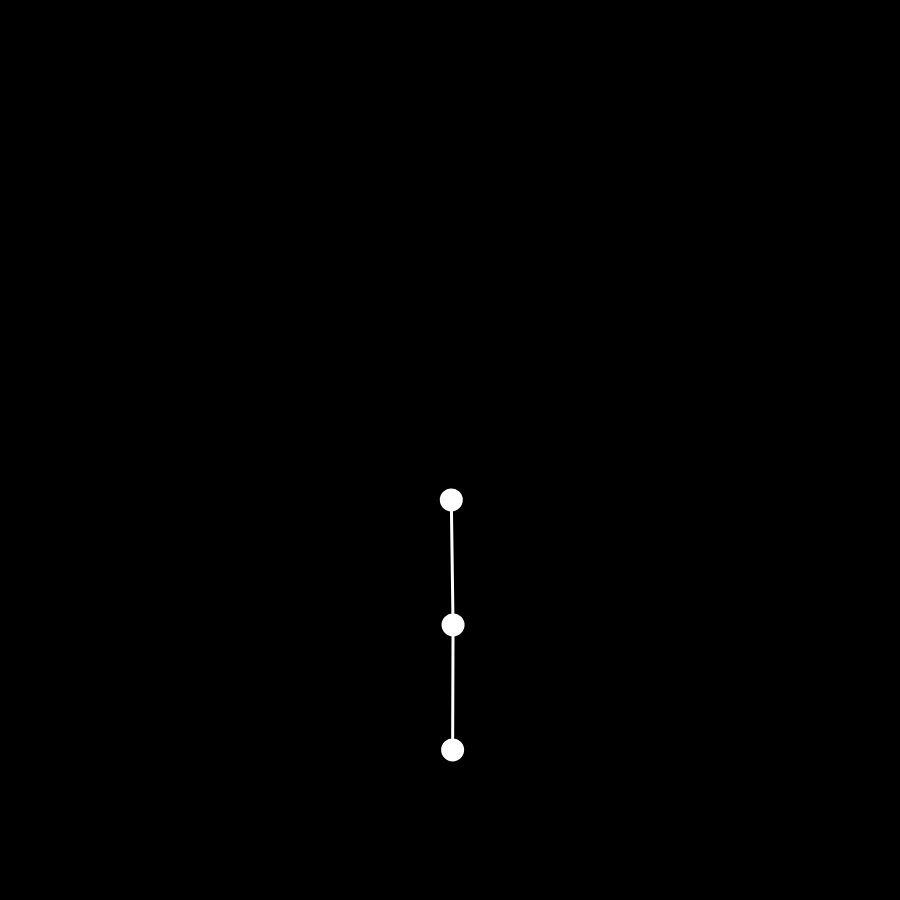
Frame 1 (no input)
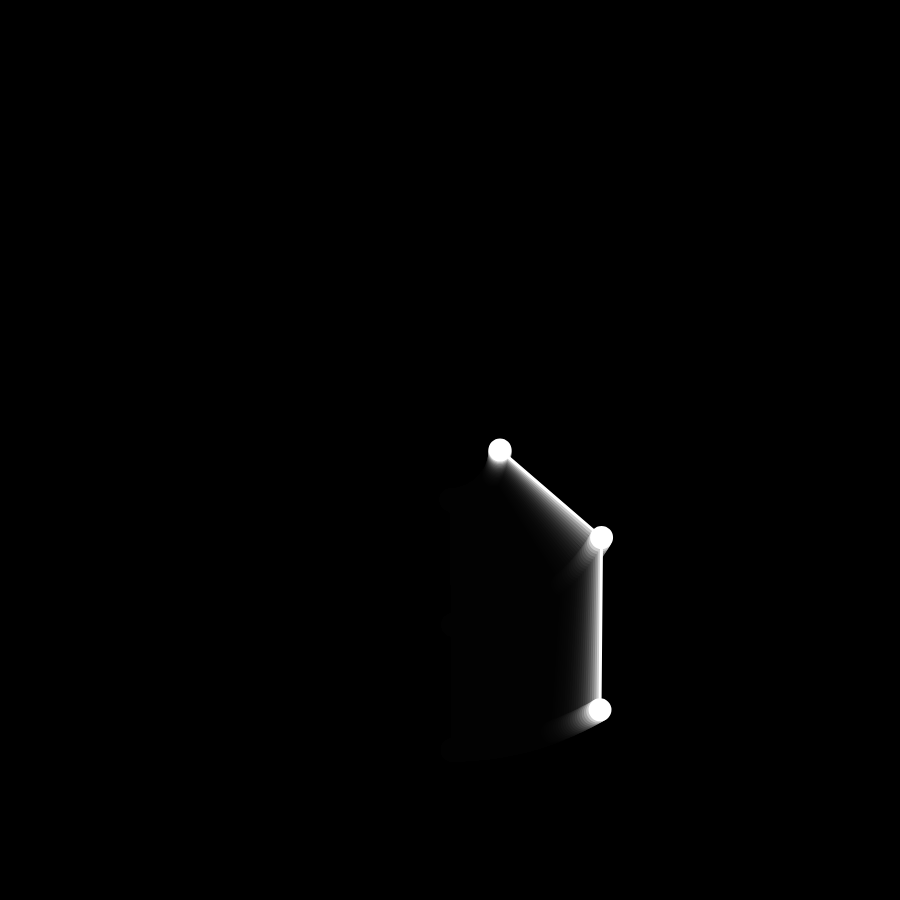
Frame 60 (no input)
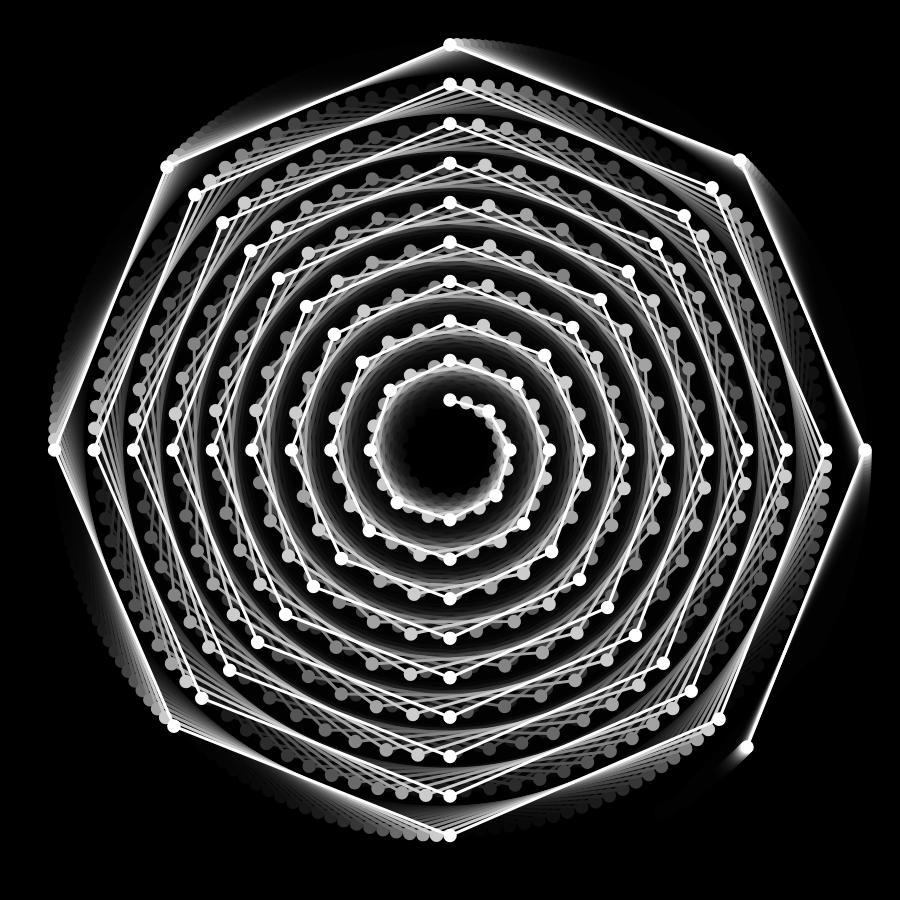
Frame 120 (the mouse pressed at the canvas centre since frame 60)

The p5.js sketch that drew these frames (run headless with seeded random() and noise() and a simulated clock; from frame 60 on, the mouse is pressed at the canvas centre):

// p5.js sketch
// ── sketch.js
let minMultiplier = 50;
let maxMultiplier = 425;
let minAmount = 3;
let maxAmount = 150;
let maxDiameter = 20;
let minDiameter = 1;
let amount = 15;
let globalAngle = 0;
let globalSpeed = 0.35;

function setup(){
    createCanvas(900, 900);
    colorMode(HSL);
    angleMode(DEGREES);
    stroke(255);
    strokeWeight(3);
    background(0);
}

function draw(){
    background(0, 0, 0, 0.2);
    translate(width/2, height/2);

    amount = floor(map(mouseX, 0, width, minAmount, maxAmount));
    diameter = map(amount, minAmount, maxAmount, maxDiameter, minDiameter);
    globalSpeed = map(mouseY, height, 0, 0, 0.5);
    globalAngle = (globalAngle - globalSpeed) % 360;
    drawCirclesAndLines();
}

function drawCirclesAndLines(){
    push();
    rotate(90);
    beginShape();
    for (let i = 0; i < amount; i++) {
        let multiplier = map(i, 0, amount, minMultiplier, maxMultiplier);
        let angle = globalAngle * (amount - i);
        let x = cos(angle) * multiplier;
        let y = sin(angle) * multiplier;
        fill(255);
        circle(x, y, diameter);
        noFill();
        vertex(x, y);
    }
    endShape();
    pop();
}
